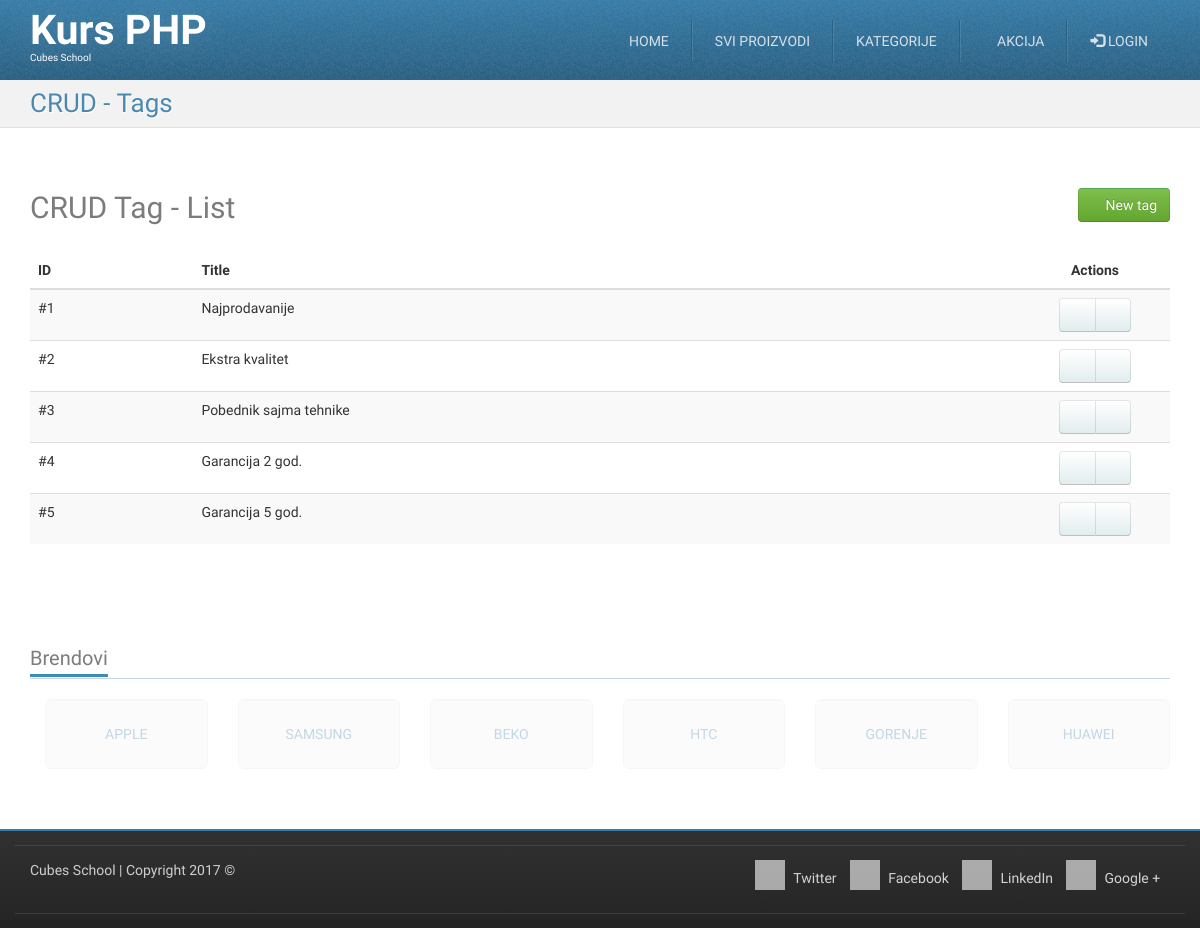
The page /crud-tag-list.php on the database its author committed.
### tables this page shows
CREATE TABLE `tags` (
  `id` int(11) NOT NULL,
  `title` varchar(255) NOT NULL
);

### crud-tag-list.php (called while the page is built, shortened)
<?php
require_once __DIR__ . '/models/m_tags.php';
$tags = tagsFetchAll();
require_once __DIR__ . '/views/layout/header.php';
require_once __DIR__ . '/views/templates/t_crud-tag-list.php';
require_once __DIR__ . '/views/layout/footer.php';

### models/m_tags.php (called while the page is built, shortened)
<?php
require_once __DIR__ . '/m_database.php';
function tagsFetchAll() {
	$query = "SELECT `tags`.* FROM `tags`";
	return dbFetchAll($query);
}

### models/m_database.php (called while the page is built, shortened)
<?php
function dbGetLink() {
	static $link;
	if (!isset($link)) {
		$link = mysqli_connect('127.0.0.1', 'cubes', 'cubes', 'cubesphp');
	}
	return $link;
}
function dbQuery($query) {
	$link = dbGetLink();
	$result = mysqli_query($link, $query);
	return $result;
}
function dbFetchAll($query) {
	$result = dbQuery($query);
	return mysqli_fetch_all($result, MYSQLI_ASSOC);
}

### views/templates/t_crud-tag-list.php (the view)
<div id="highlighted">
    <div class="container">
        <div class="header">
            <h2 class="page-title">
                <span>CRUD - Tags</span>
            </h2>
        </div>
    </div>
</div>
<div id="content">
    <div class="container portfolio">
        <div class="row">
            <div class="col-md-12">
                <h2>
                    CRUD Tag - List
                    <a href="/crud-tag-insert.php" class="pull-right btn btn-success">
                        <i class="fa fa-plus-circle"></i>
                        New tag
                    </a>
                </h2>
            </div>
        </div>
        <div class="row">
            <div class="col-md-12">
                <table class="table table-striped table-hover">
                    <thead>
                        <tr>
                            <th>ID</th>
                            <th>Title</th>
                            <th class="actions text-center">Actions</th>
                        </tr>
                    </thead>
                    <tbody>
                        <?php foreach ($tags as $tag) { ?>
                            <tr>
                                <td>
                                    #<?php echo htmlspecialchars($tag['id']); ?>
                                </td>
                                <td>
                                    <?php echo htmlspecialchars($tag['title']); ?>
                                </td>
                                <td class="text-center">
                                    <div class="btn-group">
                                        <a href="/crud-tag-edit.php?id=<?php echo htmlspecialchars($tag['id']); ?>" class="btn btn-default"><i class="fa fa-pencil"></i></a>
                                        <a href="/crud-tag-delete.php?id=<?php echo htmlspecialchars($tag['id']); ?>" class="btn btn-default"><i class="fa fa-trash"></i></a>
                                    </div>
                                </td>
                            </tr>
                        <?php } ?>
                    </tbody>
                </table>
            </div>
        </div>
    </div>
</div>

### skins/tema/css/theme-style.css (style rules this page uses)
h1, h2, h3 { line-height: 40px; }
h1, h2, h3, h4, h5, h6 { color: rgba(36, 36, 36, 0.6); }
a { color: #377ca8; text-decoration: none; }
.btn-default { color: #333333; text-shadow: 0 1px 1px rgba(255, 255, 255, 0.75); background-image: -webkit-linear-gradient(top, #ffffff 0%, #e2edee 100%); background-image: -o-linear-gradient(top, #ffffff 0%, #e2edee 100%); background-image: linear-gradient(to bottom, #ffffff 0%, #e2edee 100%); background-repeat: repeat-x; filter: progid:DXImageTransform.Microsoft.gradient(startColorstr='#ffffffff', endColorstr='#ffe2edee', GradientType=0); border-color: #e2edee #e2edee #b2cfd2; border-color: rgba(0, 0, 0, 0.1) rgba(0, 0, 0, 0.1) rgba(0, 0, 0, 0.25); *background-color: #e2edee; filter: progid:DXImageTransform.Microsoft.gradient(enabled = false); -webkit-transition: all; -o-transition: all; transition: all; }
.btn-success { color: #ffffff; text-shadow: 0 -1px 0 rgba(0, 0, 0, 0.25); background-image: -webkit-linear-gradient(top, #7fbf4d 0%, #63a62f 100%); background-image: -o-linear-gradient(top, #7fbf4d 0%, #63a62f 100%); background-image: linear-gradient(to bottom, #7fbf4d 0%, #63a62f 100%); background-repeat: repeat-x; filter: progid:DXImageTransform.Microsoft.gradient(startColorstr='#ff7fbf4d', endColorstr='#ff63a62f', GradientType=0); border-color: #63a62f #63a62f #3f6a1e; border-color: rgba(0, 0, 0, 0.1) rgba(0, 0, 0, 0.1) rgba(0, 0, 0, 0.25); *background-color: #63a62f; filter: progid:DXImageTransform.Microsoft.gradient(enabled = false); -webkit-transition: all; -o-transition: all; transition: all; }
html { background-image: -webkit-linear-gradient(top, #e0e0e0 0%, #ffffff 100%); background-image: -o-linear-gradient(top, #e0e0e0 0%, #ffffff 100%); background-image: linear-gradient(to bottom, #e0e0e0 0%, #ffffff 100%); background-repeat: repeat-x; filter: progid:DXImageTransform.Microsoft.gradient(startColorstr='#ffe0e0e0', endColorstr='#ffffffff', GradientType=0); }
body { margin: 0; font-family: "Monda", Arial, serif; font-size: 14px; line-height: 1.428571429; color: #333333; background-color: #ffffff; position: relative; }
.page-title { margin: 0; }
#highlighted { -webkit-transition: all 0.4s ease-out; -o-transition: all 0.4s ease-out; transition: all 0.4s ease-out; border-bottom: 1px solid #e1e1e1; background: #f2f2f2 url(../img/bg_noise-5.png) left top repeat; color: #377ca8; text-shadow: 1px 1px 1px #ffffff; }
.has-navbar-fixed-top #content { margin-top: 82px; }
.has-navbar-fixed-top.has-highlighted #highlighted, .has-navbar-fixed-top.page-index #highlighted, .has-navbar-fixed-top.page-index-carousel #highlighted, .has-navbar-fixed-top.page-starter #highlighted { margin-top: 80px; }
.has-navbar-fixed-top.has-highlighted #content, .has-navbar-fixed-top.page-index #content, .has-navbar-fixed-top.page-index-carousel #content, .has-navbar-fixed-top.page-starter #content { margin-top: 0; }
#content { padding: 40px 0; background-color: #ffffff; }
.header { margin-bottom: 0; }
.header:before, .header:after { content: " "; display: table; }
.header:after { clear: both; }
.header .page-title { font-size: 26px; margin: 8px 0 8px 0; color: rgba(55, 124, 168, 0.9); }
.header .page-title span, .header .page-title small { display: block; line-height: 1.2 !important; }
@media (min-width: 768px) { .header .page-title { float: left; } }
.services .row, .portfolio .row { margin-bottom: 1em; }

### skins/tema/css/custom-style.css (style rules this page uses)
table .actions { width: 150px; }

### skins/tema/css/colour-blue.css (style rules this page uses)
body a { color: #377ca8; text-decoration: none; }
body #highlighted { border-bottom-color: #e1e1e1; background-color: #f2f2f2; color: #377ca8; text-shadow: 1px 1px 1px #ffffff; }
body .header .page-title { color: rgba(55, 124, 168, 0.9); }

### rows shown on the page
tags: id "1", title "Najprodavanije"
tags: id "2", title "Ekstra kvalitet"
tags: id "3", title "Pobednik sajma tehnike"
tags: id "4", title "Garancija 2 god."
tags: id "5", title "Garancija 5 god."
